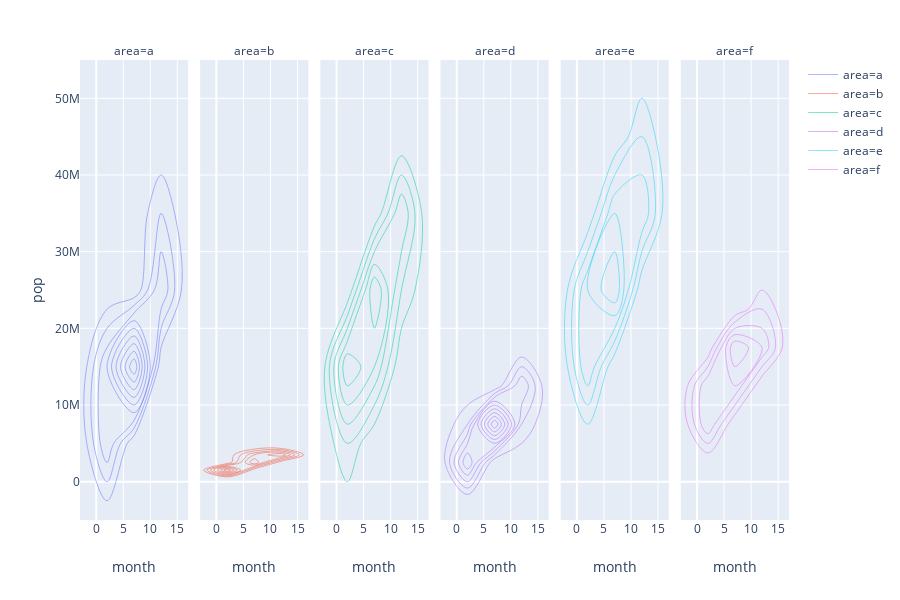

The code cell stored with this chart in its notebook:
### Code cell
px.density_contour(dataset, x="month", y="pop", color="area", facet_col="area")

### Figure 1 — Plotly figure (JSON) as saved in the notebook; plotly's stock layout.template omitted (floating-point values rounded to 4 significant figures)
{"data": [{"contours": {"coloring": "none"}, "legendgroup": "area=a", "line": {"color": "#636efa"}, "name": "area=a", "showlegend": true, "type": "histogram2dcontour", "uid": "b49b8440-c043-46b2-aae9-1970748f2f95", "x": [1, 2, 3, 4, 5, 6, 7, 8, 9, 10, 11, 12], "xaxis": "x", "y": [8425333, 9240934, 10267083, 11537966, 13079460, 14880372, 12881816, 13867957, 16317921, 22227415, 25268405, 31889923], "yaxis": "y"}, {"contours": {"coloring": "none"}, "legendgroup": "area=b", "line": {"color": "#EF553B"}, "name": "area=b", "showlegend": true, "type": "histogram2dcontour", "uid": "ab7b9048-8c1c-4d1f-8aea-1083a428fddf", "x": [1, 2, 3, 4, 5, 6, 7, 8, 9, 10, 11, 12], "xaxis": "x2", "y": [1282697, 1476505, 1728137, 1984060, 2263554, 2509048, 2780097, 3075321, 3326498, 3428038, 3508512, 3600523], "yaxis": "y"}, {"contours": {"coloring": "none"}, "legendgroup": "area=c", "line": {"color": "#00cc96"}, "name": "area=c", "showlegend": true, "type": "histogram2dcontour", "uid": "de55c3ad-4f67-485a-a1b3-826b68c36651", "x": [1, 2, 3, 4, 5, 6, 7, 8, 9, 10, 11, 12], "xaxis": "x3", "y": [9279525, 10270856, 11000948, 12760499, 14760787, 17152804, 20033753, 23254956, 26298373, 29072015, 31287142, 33333216], "yaxis": "y"}, {"contours": {"coloring": "none"}, "legendgroup": "area=d", "line": {"color": "#ab63fa"}, "name": "area=d", "showlegend": true, "type": "histogram2dcontour", "uid": "4f0fd4df-7177-424e-b2e4-48f4f0d205b2", "x": [1, 2, 3, 4, 5, 6, 7, 8, 9, 10, 11, 12], "xaxis": "x4", "y": [4232095, 4561361, 4826015, 5247469, 5894858, 6162675, 7016384, 7874230, 8735988, 9875024, 10866106, 12420476], "yaxis": "y"}, {"contours": {"coloring": "none"}, "legendgroup": "area=e", "line": {"color": "#19d3f3"}, "name": "area=e", "showlegend": true, "type": "histogram2dcontour", "uid": "e600f50d-7828-46bd-8847-0a1ef917285d", "x": [1, 2, 3, 4, 5, 6, 7, 8, 9, 10, 11, 12], "xaxis": "x5", "y": [17876956, 19610538, 21283783, 22934225, 24779799, 26983828, 29341374, 31620918, 33958947, 36203463, 38331121, 40301927], "yaxis": "y"}, {"contours": {"coloring": "none"}, "legendgroup": "area=f", "line": {"color": "#e763fa"}, "name": "area=f", "showlegend": true, "type": "histogram2dcontour", "uid": "706045dc-5d20-4915-bbf3-429b47a5979e", "x": [1, 2, 3, 4, 5, 6, 7, 8, 9, 10, 11, 12], "xaxis": "x6", "y": [8691212, 9712569, 10794968, 11872264, 13177000, 14074100, 15184200, 16257249, 17481977, 18565243, 19546792, 20434176], "yaxis": "y"}], "layout": {"annotations": [{"showarrow": false, "text": "area=a", "textangle": 0, "x": 0.07627, "xanchor": "center", "xref": "paper", "y": 1.02, "yanchor": "middle", "yref": "paper"}, {"showarrow": false, "text": "area=b", "textangle": 0, "x": 0.2458, "xanchor": "center", "xref": "paper", "y": 1.02, "yanchor": "middle", "yref": "paper"}, {"showarrow": false, "text": "area=c", "textangle": 0, "x": 0.4153, "xanchor": "center", "xref": "paper", "y": 1.02, "yanchor": "middle", "yref": "paper"}, {"showarrow": false, "text": "area=d", "textangle": 0, "x": 0.5847, "xanchor": "center", "xref": "paper", "y": 1.02, "yanchor": "middle", "yref": "paper"}, {"showarrow": false, "text": "area=e", "textangle": 0, "x": 0.7542, "xanchor": "center", "xref": "paper", "y": 1.02, "yanchor": "middle", "yref": "paper"}, {"showarrow": false, "text": "area=f", "textangle": 0, "x": 0.9237, "xanchor": "center", "xref": "paper", "y": 1.02, "yanchor": "middle", "yref": "paper"}], "grid": {"xaxes": ["x", "x2", "x3", "x4", "x5", "x6"], "xgap": 0.1, "xside": "bottom", "yaxes": ["y"], "ygap": 0.1, "yside": "left"}, "height": 600, "legend": {"tracegroupgap": 0}, "margin": {"t": 60}, "xaxis": {"title": {"text": "month"}}, "xaxis2": {"matches": "x", "title": {"text": "month"}}, "xaxis3": {"matches": "x", "title": {"text": "month"}}, "xaxis4": {"matches": "x", "title": {"text": "month"}}, "xaxis5": {"matches": "x", "title": {"text": "month"}}, "xaxis6": {"matches": "x", "title": {"text": "month"}}, "yaxis": {"title": {"text": "pop"}}}}
